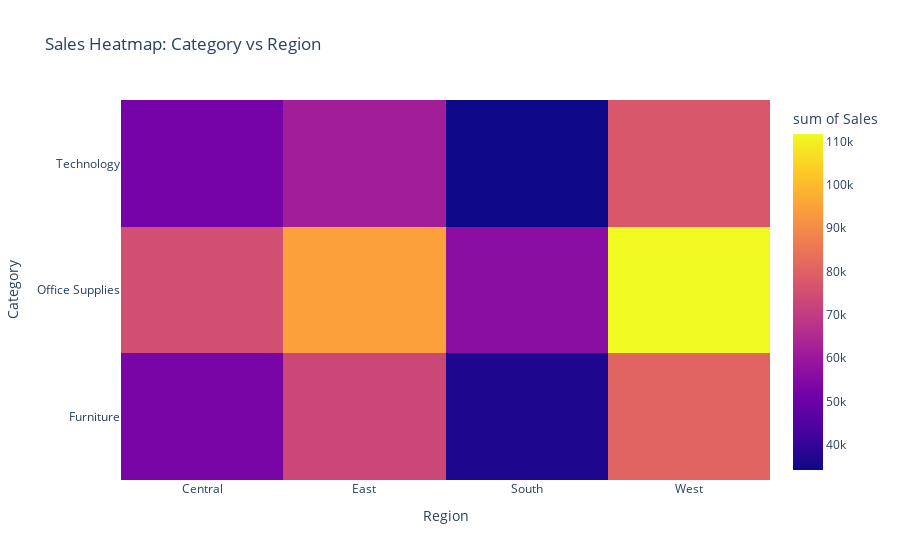

Source (notebook cell):
### Code cell
# 5 — Sub-Category Heatmap by Region
sub_region = data.groupby(["Region","Category"])["Sales"].sum().reset_index()
fig = px.density_heatmap(sub_region, x="Region", y="Category", z="Sales",
                         title=" Sales Heatmap: Category vs Region")
fig.show()

### Figure 1 — Plotly figure (JSON) as saved in the notebook; plotly's stock layout.template omitted (floating-point values rounded to 4 significant figures)
{"data": [{"coloraxis": "coloraxis", "histfunc": "sum", "hovertemplate": "Region=%{x}<br>Category=%{y}<br>sum of Sales=%{z}<extra></extra>", "name": "", "type": "histogram2d", "x": ["Central", "Central", "Central", "East", "East", "East", "South", "South", "South", "West", "West", "West"], "xaxis": "x", "xbingroup": "x", "y": ["Furniture", "Office Supplies", "Technology", "Furniture", "Office Supplies", "Technology", "Furniture", "Office Supplies", "Technology", "Furniture", "Office Supplies", "Technology"], "yaxis": "y", "ybingroup": "y", "z": [52840.0, 75080.0, 52290.0, 73010.0, 94660.0, 61680.0, 36860.0, 56490.0, 34180.0, 80660.0, 111800.0, 77270.0]}], "layout": {"coloraxis": {"colorbar": {"title": {"text": "sum of Sales"}}, "colorscale": [[0, "#0d0887"], [0.1111, "#46039f"], [0.2222, "#7201a8"], [0.3333, "#9c179e"], [0.4444, "#bd3786"], [0.5556, "#d8576b"], [0.6667, "#ed7953"], [0.7778, "#fb9f3a"], [0.8889, "#fdca26"], [1, "#f0f921"]]}, "legend": {"tracegroupgap": 0}, "title": {"text": " Sales Heatmap: Category vs Region"}, "xaxis": {"anchor": "y", "domain": [0, 1], "title": {"text": "Region"}}, "yaxis": {"anchor": "x", "domain": [0, 1], "title": {"text": "Category"}}}}
